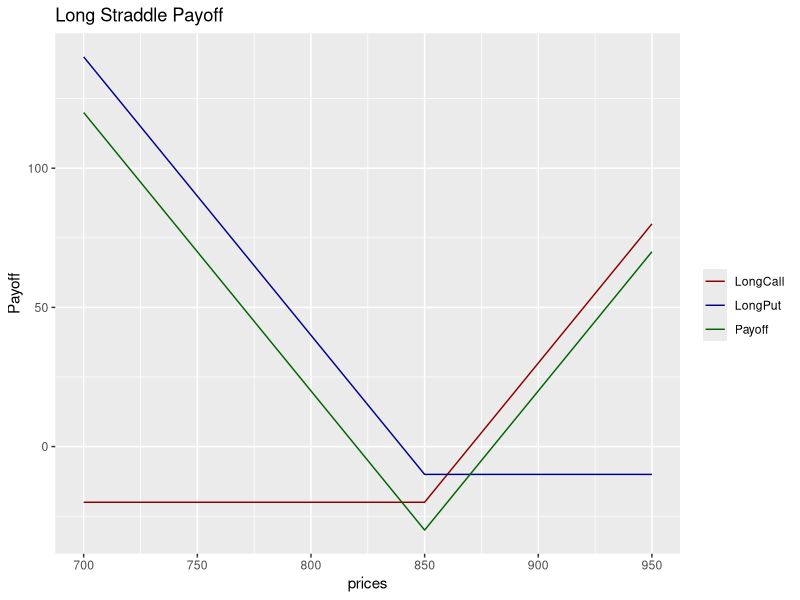

This chart was generated by the following R code:
library(ggplot2)

prices <- seq(700,950,1) # Vector of prices
strike <- 850 # strike price for both put and call 
premium_call <- 20 # option price call
premium_put <- 10  # option price put 

# call option payoff at expiration 
intrinsicValuesCall <- prices - strike - premium_call
payoffLongCall <- pmax(-premium_call,intrinsicValuesCall)

# put option payoff at expiration
intrinsicValuesPut <- strike - prices - premium_put
payoffLongPut <- pmax(-premium_put,intrinsicValuesPut)

# The payoff of the Strategy is the sum of the call and put payoff. Need
# to sum wise element by element between the two vectors
payoff <- rowSums(cbind(payoffLongCall,payoffLongPut))

# Make a DataFrame with all the variable to plot it with ggplot
results <- data.frame(cbind(prices,payoffLongCall,payoffLongPut,payoff))

ggplot(results, aes(x=prices)) + 
  geom_line(aes(y = payoffLongCall, color = "LongCall")) + 
  geom_line(aes(y = payoffLongPut, color="LongPut"))+
  geom_line(aes(y=payoff, color = 'Payoff')) +
  scale_colour_manual("", 
                      breaks = c("LongCall", "LongPut", "Payoff"),
                      values = c("darkred", "darkblue", "darkgreen")) + ylab("Payoff")+
  ggtitle("Long Straddle Payoff")  